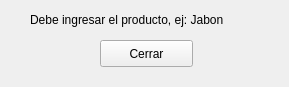
<?xml version="1.0" encoding="UTF-8"?>
<ui version="4.0">
 <class>Form</class>
 <widget class="QWidget" name="Form">
  <property name="geometry">
   <rect>
    <x>0</x>
    <y>0</y>
    <width>289</width>
    <height>87</height>
   </rect>
  </property>
  <property name="windowTitle">
   <string>Form</string>
  </property>
  <widget class="QLabel" name="label">
   <property name="geometry">
    <rect>
     <x>30</x>
     <y>10</y>
     <width>371</width>
     <height>20</height>
    </rect>
   </property>
   <property name="text">
    <string>Debe ingresar el producto, ej: Jabon</string>
   </property>
  </widget>
  <widget class="QPushButton" name="pushButton">
   <property name="geometry">
    <rect>
     <x>100</x>
     <y>40</y>
     <width>93</width>
     <height>27</height>
    </rect>
   </property>
   <property name="text">
    <string>Cerrar</string>
   </property>
  </widget>
 </widget>
 <resources/>
 <connections>
  <connection>
   <sender>pushButton</sender>
   <signal>clicked()</signal>
   <receiver>Form</receiver>
   <slot>cerrar()</slot>
   <hints>
    <hint type="sourcelabel">
     <x>194</x>
     <y>82</y>
    </hint>
    <hint type="destinationlabel">
     <x>282</x>
     <y>260</y>
    </hint>
   </hints>
  </connection>
 </connections>
 <slots>
  <slot>cerrar()</slot>
 </slots>
</ui>
